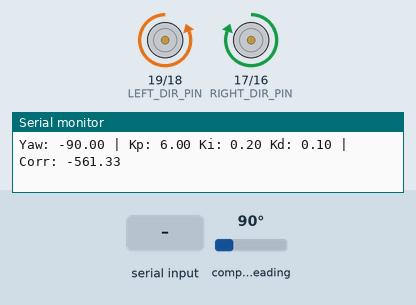
This sketch was run on a simulated ESP32. On the bench: direction and speed pins drawn as motors (green arrow = direction pin HIGH = forward, orange = LOW = backward, longer = more drive), the last lines printed to the serial monitor. Inputs (shaded band) come from the test bench; at power-on: compass heading 90°. Nothing arrives over Bluetooth unless stated.

Above: at 2.2 s.
2.3 s: compass heading set to 7°
At 3.2 s:
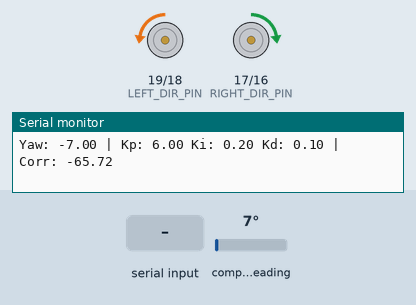
3.8 s: "kp=90\n" received over Serial
At 4.4 s:
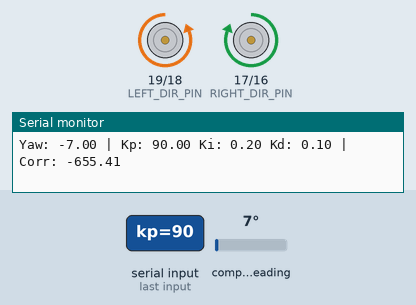
5.3 s: compass heading set to 176°
6.8 s: compass heading set to 184°
At 7.2 s:
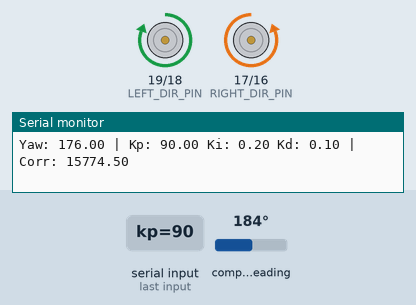
8.3 s: "kp=\n" received over Serial
11.3 s: compass heading set to 90°
At 11.45 s:
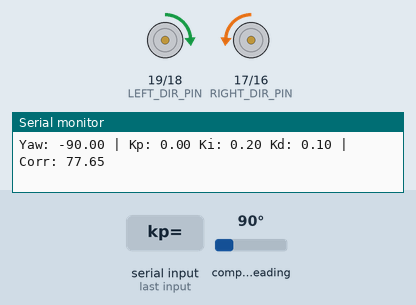
Timing chart, 0 to 24.5 s (numbered marks = the images above; inputs shaded):
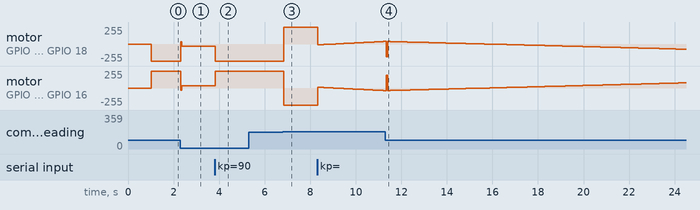

Measured:
- the behaviour switches between 179 and 180° on compass heading (found by bisection; images 2 and 3)
- after the input at 2.3 s, motor on GPIO 19 (LEFT_DIR_PIN) / GPIO 18 (LEFT_PWM_PIN): backward 255/255 → backward 32/255 at once, → backward 33/255 1.1 s later; motor on GPIO 17 (RIGHT_DIR_PIN) / GPIO 16 (RIGHT_PWM_PIN): forward 255/255 → forward 32/255 at once, → forward 33/255 1.1 s later
- after the input at 3.8 s, motor on GPIO 19 (LEFT_DIR_PIN) / GPIO 18 (LEFT_PWM_PIN): backward 33/255 → backward 255/255 at once; motor on GPIO 17 (RIGHT_DIR_PIN) / GPIO 16 (RIGHT_PWM_PIN): forward 33/255 → forward 255/255 at once
- after the input at 6.8 s, motor on GPIO 19 (LEFT_DIR_PIN) / GPIO 18 (LEFT_PWM_PIN): backward 255/255 → forward 255/255 at once; motor on GPIO 17 (RIGHT_DIR_PIN) / GPIO 16 (RIGHT_PWM_PIN): forward 255/255 → backward 255/255 at once

The sketch:

2Mecanum_ps5_yaw0.ino
```cpp
#include <Arduino.h>
#include <ps5Controller.h>
#include <Wire.h>
#include <Adafruit_Sensor.h>
#include <Adafruit_BNO055.h>
#include <math.h>

// ------------------- IMU -------------------
Adafruit_BNO055 bno = Adafruit_BNO055(55);

// ------------------- PID Constants -------------------
double Kp = 6.0;
double Ki = 0.2;
double Kd = 0.1;

double setpoint = 0.0;
double error, lastError = 0;
double integral = 0, derivative;
double output;
unsigned long lastTime;

// ------------------- Motor Pins -------------------
// Left Motor
const int LEFT_PWM_PIN = 18;
const int LEFT_DIR_PIN = 19;
// Right Motor
const int RIGHT_PWM_PIN = 16;
const int RIGHT_DIR_PIN = 17;

// Robot geometry
const int b = 325; // mm
const int r = 76;  // mm

// PS5 Joystick
int lx, ly, rx, ry;
int buff = 10;
int deadzone = 0;

// Wheel speeds
double targetwl = 0, targetwr = 0;

// ------------------- [NEW] Serial Input Buffer -------------------
String inputString = "";
bool stringComplete = false;

// ------------------- Functions -------------------
double readYaw() {
    imu::Quaternion q = bno.getQuat();
    double yaw = atan2(2.0 * (q.w() * q.z() + q.x() * q.y()),
                       1.0 - 2.0 * (q.y() * q.y() + q.z() * q.z()));
    yaw = yaw * 180.0 / M_PI;
    if (yaw < 0) yaw += 360.0;
    if (yaw > 180) yaw -= 360.0;
    return yaw;
}

double computePID(double currentYaw) {
    unsigned long now = millis();
    double dt = (now - lastTime) / 1000.0;
    if (dt <= 0) dt = 0.001;

    error = currentYaw - setpoint;
    integral += error * dt;
    derivative = (error - lastError) / dt;

    output = Kp * error + Ki * integral + Kd * derivative;

    lastError = error;
    lastTime = now;

    return output;
}

void compute2Wheel(int lyInput, int rxInput, double pidCorrection) {
    float V = lyInput;
    float rX = rxInput * 2;

    if (abs(lyInput) > buff) {
        targetwr = ((V * 200 + (rX * b / 2)) / r) - pidCorrection;
        targetwl = ((V * 200 - (rX * b / 2)) / r) + pidCorrection;
    } else if (abs(pidCorrection) > 2.0) {
        targetwr = pidCorrection;
        targetwl = -pidCorrection;
    } else {
        targetwr = 0;
        targetwl = 0;
    }

    float speedFactor = 0.5;
    targetwr = constrain(targetwr * speedFactor, -255, 255);
    targetwl = constrain(targetwl * speedFactor, -255, 255);
}

void applySpeed() {
    if (targetwl >= 0) {
        digitalWrite(LEFT_DIR_PIN, LOW);
        analogWrite(LEFT_PWM_PIN, targetwl);
    } else {
        digitalWrite(LEFT_DIR_PIN, HIGH);
        analogWrite(LEFT_PWM_PIN, -targetwl);
    }

    if (targetwr >= 0) {
        digitalWrite(RIGHT_DIR_PIN, LOW);
        analogWrite(RIGHT_PWM_PIN, targetwr);
    } else {
        digitalWrite(RIGHT_DIR_PIN, HIGH);
        analogWrite(RIGHT_PWM_PIN, -targetwr);
    }
}

// ------------------- [NEW] Read Serial PID Input -------------------
void readSerialInput() {
    if (stringComplete) {
        inputString.trim();  // Remove leading/trailing spaces

        if (inputString.startsWith("kp=")) {
            Kp = inputString.substring(3).toFloat();
            Serial.print("Kp updated to: "); Serial.println(Kp);
        } else if (inputString.startsWith("ki=")) {
            Ki = inputString.substring(3).toFloat();
            Serial.print("Ki updated to: "); Serial.println(Ki);
        } else if (inputString.startsWith("kd=")) {
            Kd = inputString.substring(3).toFloat();
            Serial.print("Kd updated to: "); Serial.println(Kd);
        } else {
            Serial.println("Unknown command.");
        }

        inputString = "";
        stringComplete = false;
    }
}

// ------------------- [NEW] Serial Event Handler -------------------
void serialEvent() {
    while (Serial.available()) {
        char inChar = (char)Serial.read();
        if (inChar == '\n') {
            stringComplete = true;
        } else {
            inputString += inChar;
        }
    }
}

// ------------------- Setup -------------------
void setup() {
    Serial.begin(9600);

    if (!bno.begin()) {
        Serial.println("BNO055 not detected!");
        while (1);
    }
    delay(1000);
    bno.setExtCrystalUse(true);

    pinMode(LEFT_PWM_PIN, OUTPUT);
    pinMode(RIGHT_PWM_PIN, OUTPUT);
    pinMode(LEFT_DIR_PIN, OUTPUT);
    pinMode(RIGHT_DIR_PIN, OUTPUT);

    lastTime = millis();

    Serial.println("Connecting to PS5...");
    ps5.begin("7c:66:ef:78:76:f0");
    while (!ps5.isConnected()) {
        delay(500);
        Serial.print(".");
    }
    Serial.println("\nPS5 connected!");

    Serial.println("Send PID values like: kp=4.5 or ki=0.01");
}

// ------------------- Main Loop -------------------
void loop() {
    readSerialInput();  // [NEW] Check for incoming serial commands

    if (ps5.isConnected()) {
        lx = ps5.LStickX();
        ly = ps5.LStickY();
        rx = -ps5.RStickX();
        ry = ps5.RStickY();
    }

    if (abs(ly) < buff) ly = 0;
    else ly = (ly > 0) ? ly - deadzone : ly + deadzone;

    if (abs(rx) < buff) rx = 0;
    else rx = (rx > 0) ? rx - deadzone : rx + deadzone;

    setpoint = 0.0;
    double currentYaw = readYaw();
    double correction = computePID(currentYaw);
    compute2Wheel(ly, rx, correction);
    applySpeed();

    // Debug
    Serial.print("Yaw: "); Serial.print(currentYaw);
    Serial.print(" | Kp: "); Serial.print(Kp);
    Serial.print(" Ki: "); Serial.print(Ki);
    Serial.print(" Kd: "); Serial.print(Kd);
    Serial.print(" | Corr: "); Serial.println(correction);

    delay(20);
}
```
